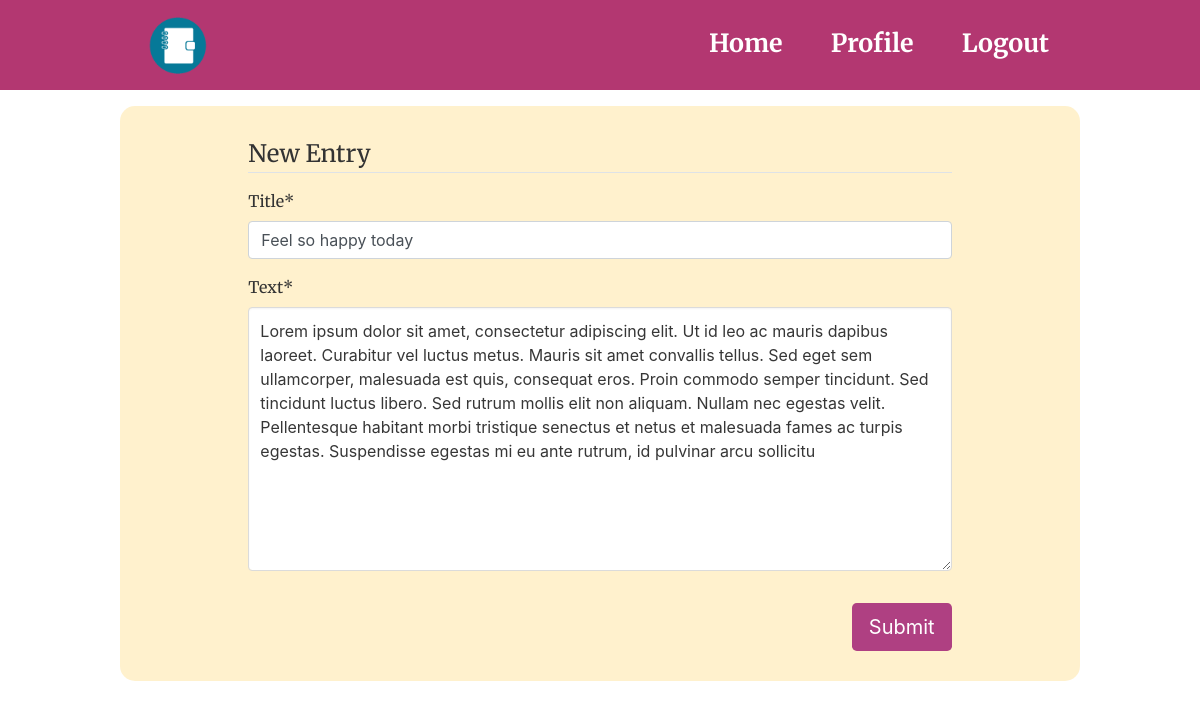
The app's page /entry/40/update (signed in) with its own data.
### entries/models.py (models this page shows, shortened)
class Entry(models.Model):
    title = models.CharField(max_length= 30)
    text = models.TextField(max_length = 500)
    date_posted = models.DateTimeField(auto_now_add=True)
    author = models.ForeignKey(User, on_delete=models.CASCADE)
    class Meta:
        verbose_name_plural= "entries"

### entries/views.py (the view, shortened to what this page needs)
# urls.py: path('entry/<int:pk>/update', EntryUpdateView.as_view(), name='entry-update'),
class EntryUpdateView(LoginRequiredMixin, UserPassesTestMixin, UpdateView):
    model = Entry
    fields = ['title','text']
    def test_func(self):
        entry = self.get_object()
        if self.request.user == entry.author:
            return True
        return False

### entries/templates/entries/entry_form.html (shortened to what this page needs)
{% extends 'entries/base.html' %}
{% load crispy_forms_tags %}
{% block content %}
<section class="section">
        <div class="col-md-10 offset-md-1">
            <form method="POST" action="{% url 'entry-create' %}">
                <fieldset class="form-group">
                        <legend class="border-bottom mb-4">New Entry</legend>
                        {{ form|crispy}}
        </fieldset>
                <div class="field is-grouped is-grouped-right">
                    <div class="control">
                        <button class="btn btn-lg btn-entry is-link">Submit</button>
                    </div>
                </div>
            </form>
        </div>
    </section>
{% endblock %}

### entries/static/main.css (style rules this page uses)
body { background: #ffffff; color: #333333; height: 100%; font-family: 'Merriweather', serif; }
.section { margin: 10px; padding: 10px; }
span { text-decoration-color: #ffffff; }
.btn-entry { background-color: rgb(175, 64, 130); color: white; }

### records on screen
Entry: title "Feel so happy today", text "Lorem ipsum dolor sit amet, consectetur adipiscing elit. Ut id leo ac mauris dapibus laoreet. Curabitur vel luctus metus. Mauris sit amet convallis tellus. Sed eget sem ullamcorper, malesuada est quis, consequat eros. Proin commodo semper tincidunt. Sed tincidunt luctus libero. Sed rutrum mollis elit non aliquam. Nullam nec egestas velit. Pellentesque habitant morbi tristique senectus et netus et malesuada fames ac turpis egestas. Suspendisse egestas mi eu ante rutrum, id pulvinar arcu sollicitu"
